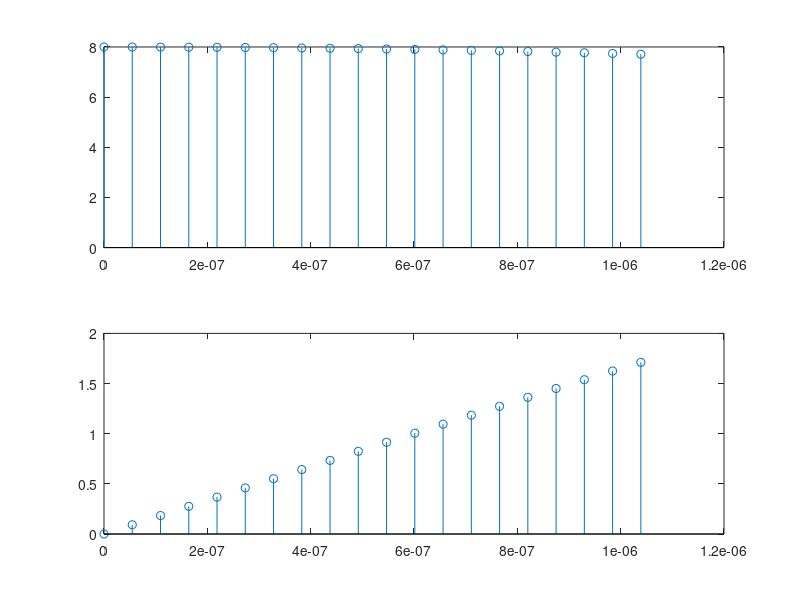
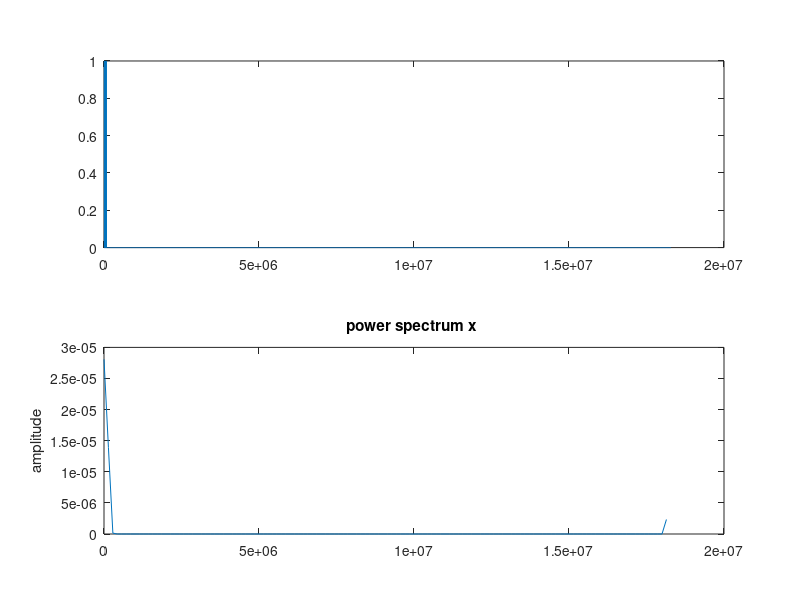
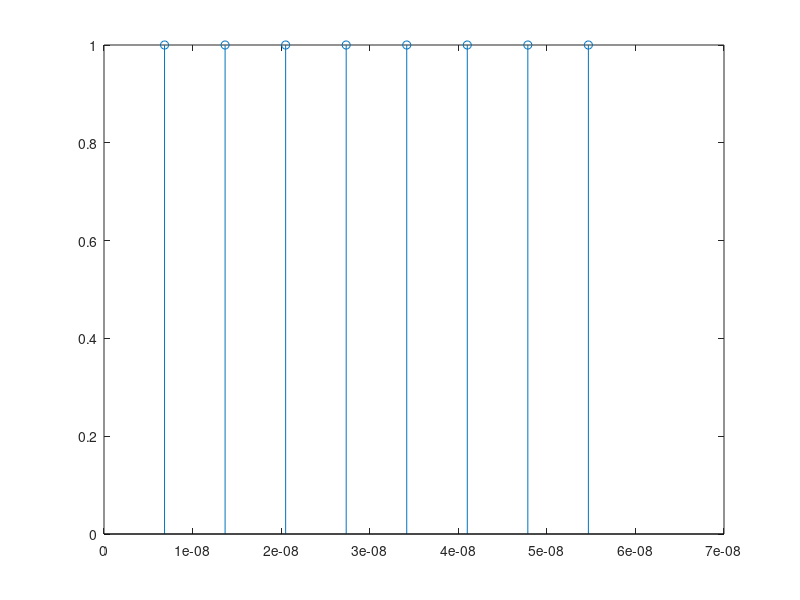
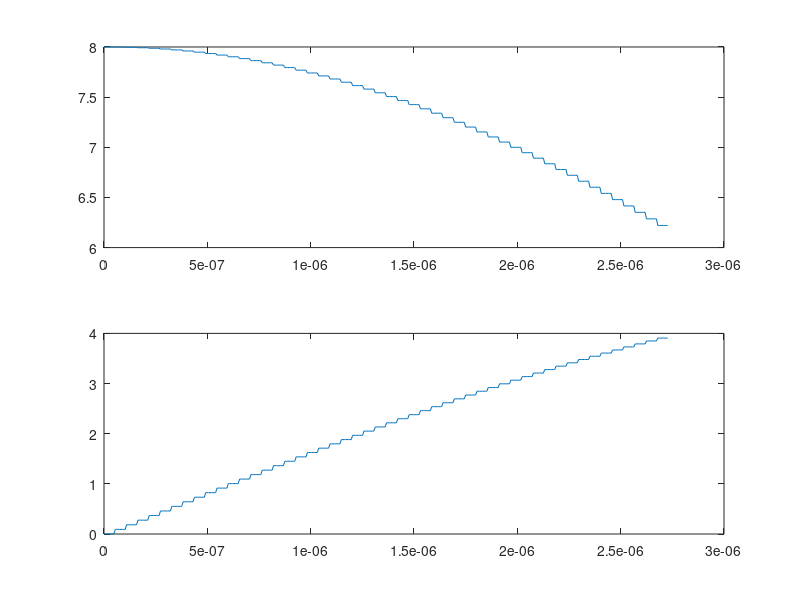

Reproduce these figures in MATLAB, in order. (Note: this script raises an error after producing the figures.)
%DVB-T 2K Transmission
%The available bandwidth is 8 MHz
%2K is intended for mobile services
clear all;
close all;
%DVB-T Parameters
%A = importdata('C:\Users\Bartosz\Desktop\matlab\test.txt');

Tu=224e-6; %useful OFDM symbol period
T=Tu/2048; %baseband elementary period
G=0; %choice of 1/4, 1/8, 1/16, and 1/32
delta=G*Tu; %guard band duration
Ts=delta+Tu; %total OFDM symbol period
Kmax=1705; %number of subcarriers
Kmin=0;
FS=4096; %IFFT/FFT length
q=4; %carrier period to elementary period ratio
fc=q*1/T; %carrier frequency
Rs=4*fc; %simulation period
t=0:1/Rs:Tu;
%Data generator (A)
M=Kmax+1;
rand('state',0);
%a=-1+2*round(rand(M,1));
%A=length(a);
%info=zeros(FS,1);
%info(1:(A/2)) = [ a(1:(A/2)).']; %Zero padding
%info((FS-((A/2)-1)):FS) = [ a(((A/2)+1):A).'];
%Subcarriers generation (B)

A = importdata('test.txt');
a = length(A); 
info = reshape(A, a, 1);
carriers=FS.*ifft(info,FS);
tt=0:T/2:Tu;
figure(1);
subplot(211);
stem(tt(1:20),real(carriers(1:20)));

subplot(212);
stem(tt(1:20),imag(carriers(1:20)));
figure(2);
f=(2/T)*(1:(FS))/(FS);
subplot(211);
plot(f,abs(fft(carriers,FS))/FS);
subplot(212);
pwelch(carriers,[],[],[],2/T);
% D/A simulation
L = length(carriers);
chips = [ carriers.';zeros((2*q)-1,L)];
p=1/Rs:1/Rs:T/2;
g=ones(length(p),1); %pulse shape
figure(3);
stem(p,g);
dummy=conv(g,chips(:));
u=[dummy(1:length(t))]; % (C)
figure(4);
subplot(211);
plot(t(1:400),real(u(1:400)));
subplot(212);
plot(t(1:400),imag(u(1:400)));
figure(5);
ff=(Rs)*(1:(q*FS))/(q*FS);
subplot(211);
plot(ff,abs(fft(u,q*FS))/FS);
subplot(212);
pwelch(u,[],[],[],Rs);
[b,a] = butter(13,1/20); %reconstruction filter
[H,F] = FREQZ(b,a,FS,Rs);
%figure(6);
%plot(F,20*log10(abs(H)));
uoft = filter(b,a,u); %baseband signal (D)
%figure(7);
%subplot(211);
%plot(t(80:480),real(uoft(80:480)));
%subplot(212);
%plot(t(80:480),imag(uoft(80:480)));
%figure(8);
%subplot(211);
%plot(ff,abs(fft(uoft,q*FS))/FS);
%subplot(212);
%pwelch(uoft,[],[],[],Rs);
%Upconverter
s_tilde=(uoft.').*exp(1i*2*pi*fc*t);
s=real(s_tilde); %passband signal (E)
%figure(9);
%plot(t(80:480),s(80:480));
%figure(10);
%subplot(211);
%plot(ff,abs(fft(((real(uoft).').*cos(2*pi*fc*t)),q*FS))/FS);
%plot(ff,abs(fft(((imag(uoft).').*sin(2*pi*fc*t)),q*FS))/FS);
%plot(ff,abs(fft(s,q*FS))/FS);
%subplot(212);
%pwelch(((real(uoft).').*cos(2*pi*fc*t)),[],[],[],Rs);
%pwelch(((imag(uoft).').*sin(2*pi*fc*t)),[],[],[],Rs);
%pwelch(s,[],[],[],Rs);
dlmwrite('wynik.txt', s);